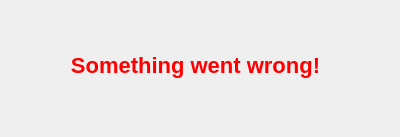
<?xml version="1.0" encoding="UTF-8"?>
<ui version="4.0">
 <class>errorWindow</class>
 <widget class="QWidget" name="errorWindow">
  <property name="geometry">
   <rect>
    <x>0</x>
    <y>0</y>
    <width>400</width>
    <height>137</height>
   </rect>
  </property>
  <property name="windowTitle">
   <string>Error window</string>
  </property>
  <widget class="QLabel" name="label">
   <property name="geometry">
    <rect>
     <x>70</x>
     <y>50</y>
     <width>251</width>
     <height>31</height>
    </rect>
   </property>
   <property name="styleSheet">
    <string notr="true">font-weight: bold;
font-size: 22px;
color: red;</string>
   </property>
   <property name="text">
    <string>Something went wrong!</string>
   </property>
   <property name="alignment">
    <set>Qt::AlignmentFlag::AlignCenter</set>
   </property>
  </widget>
 </widget>
 <resources/>
 <connections/>
</ui>
